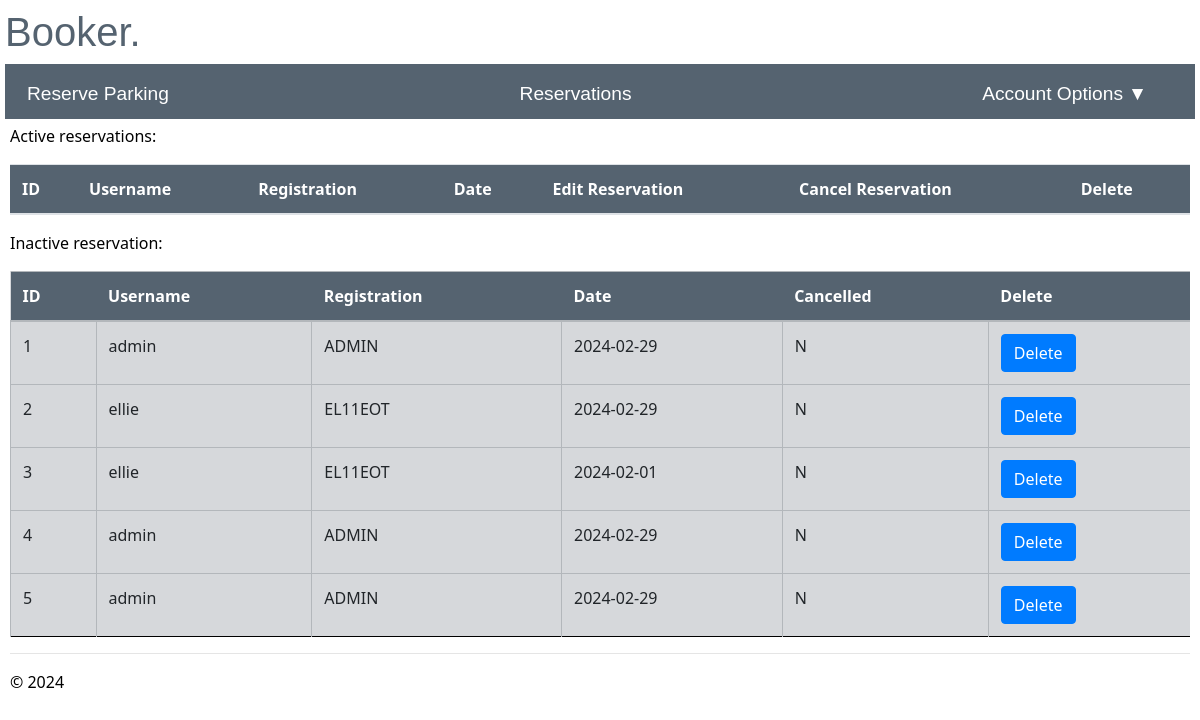
/reservations (signed in), run on the app's committed database.
### app/models/models.py (models this page shows)
class reserve(db.Model):
    __tablename__ = 'reserve'
    id = db.Column(db.Integer, primary_key=True, nullable=False)
    username = db.Column(db.String(20), db.ForeignKey('user.id'), nullable=False)
    registration = db.Column(db.String(9), nullable=False)
    date = db.Column(db.Integer,nullable=False)
    cancelled = db.Column(db.String(1), nullable=False, default='N')

### app/main/routes.py (the view, shortened to what this page needs)
@bp.route("/reservations")
@login_required
def reservations():
    if current_user.authorised =='Y':
        if current_user.role =='admin':
            active_reservations = reserve.query.filter(reserve.cancelled == 'N', reserve.date >= func.current_date()).all()
            inactive_reservations = reserve.query.filter(or_(reserve.cancelled == 'Y', reserve.date < func.current_date())).all()
            current_app.logger.info('Username: %s accessed reservations', current_user.username)
        return render_template("reservations.html", active_reservations=active_reservations, inactive_reservations=inactive_reservations)
    else:
        current_app.logger.warning('Username: %s attempted to access reservations when they are not authorised', current_user.username)
        flash("You are not authorised to access this page")
        return redirect(url_for("user.login"))

### app/__init__.py (called while the page is built)
def create_app():
    app = Flask(__name__)
    env_config = os.getenv("PROD_APP_SETTINGS", "config.Config")
    app.config.from_object(env_config)
    db.init_app(app)
    login_manager.init_app(app)
    app.logger.setLevel(logging.INFO)
    handler = RotatingFileHandler('app.log', maxBytes=10240, backupCount=10)
    handler.setLevel(logging.INFO)
    formatter = logging.Formatter('%(asctime)s - %(levelname)s - %(message)s', datefmt='%Y-%m-%d %H:%M:%S')
    handler.setFormatter(formatter)
    app.logger.addHandler(handler)
    from app.main import bp as main_bp
    app.register_blueprint(main_bp)
    from app.user import bp as user_bp
    app.register_blueprint(user_bp)
    from app.admin import bp as admin_bp
    app.register_blueprint(admin_bp)
    @login_manager.user_loader
    def load_user(user_id):
        return User.query.get(int(user_id))
    return app

### app/user/routes.py (called while the page is built)
@bp.before_app_request
def make_session_permanent():
    session.permanent = True
    current_app.permanent_session_lifetime = timedelta(seconds=30)

### app/main/templates/reservations.html (shortened to what this page needs)
{% extends "layout.html" %}
{% block content %}
<p>Active reservations:</p>
<table class="table table-hover">
  <thead class="active tables">
    <th>ID</th>
    <th>Username</th>
    <th>Registration</th>
    <th>Date</th>
    <th>Edit Reservation</th>
    <th>Cancel Reservation</th>
    {% if current_user.role == 'admin' %}
    <th>Delete</th>
    {% endif %}
  </thead>
</table>
<p> Inactive reservation:</p>
<table class="table table-secondary">
  <thead class="inactive tables">
    <th>ID</th>
    <th>Username</th>
    <th>Registration</th>
    <th>Date</th>
    <th>Cancelled</th>
    {% if current_user.role == 'admin' %}
    <th>Delete</th>
    {% endif %}
  </thead>
  <tbody>
    {% for reservation in inactive_reservations %}
    <tr>
      <td>{{reservation.id}}</td>
      <td>{{reservation.username}}</td>
      <td>{{reservation.registration}}</td>
      <td>{{reservation.date}}</td>
      <td>{{reservation.cancelled}}</td>
      {% if current_user.role == 'admin' %}
      <td>
        <form method="POST" action="/delete_reservation/">
          <input type="submit" class='btn btn-primary' value="Delete" onclick='return confirm("Are you sure you want to delete this ticket?")'>
        </form>
      </td>
      {% endif %}
    </tr>
    {% endfor %}
  </tbody>
</table>
{% endblock %}

### app/static/site.css (style rules this page uses)
tr { border-bottom: 1px solid black; }
td { padding: 1em; border-left: 1px solid black; }
.tables { background-color: rgb(85, 99, 112); color: white; }

### app/main/templates/layout.html (style rules this page uses)
body { padding: 8px 5px 8px 5px; }

### data on the page
reserve: id "1", username "admin", registration "ADMIN", date "2024-02-29", cancelled "N"
reserve: id "2", username "ellie", registration "EL11EOT", date "2024-02-29", cancelled "N"
reserve: id "3", username "ellie", registration "EL11EOT", date "2024-02-01", cancelled "N"
reserve: id "4", username "admin", registration "ADMIN", date "2024-02-29", cancelled "N"
reserve: id "5", username "admin", registration "ADMIN", date "2024-02-29", cancelled "N"
